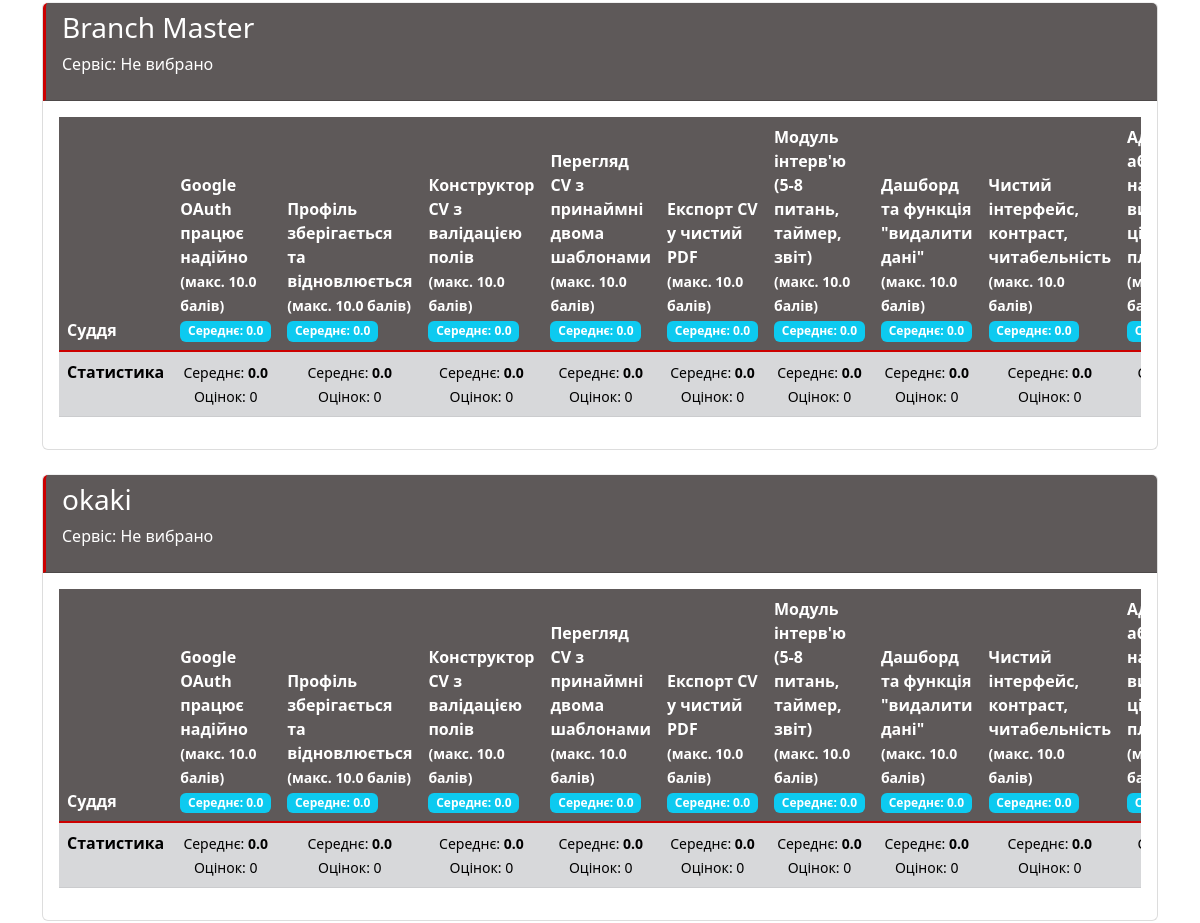
Page /admin-scores/ (signed in, middle part) on the earlier database version.
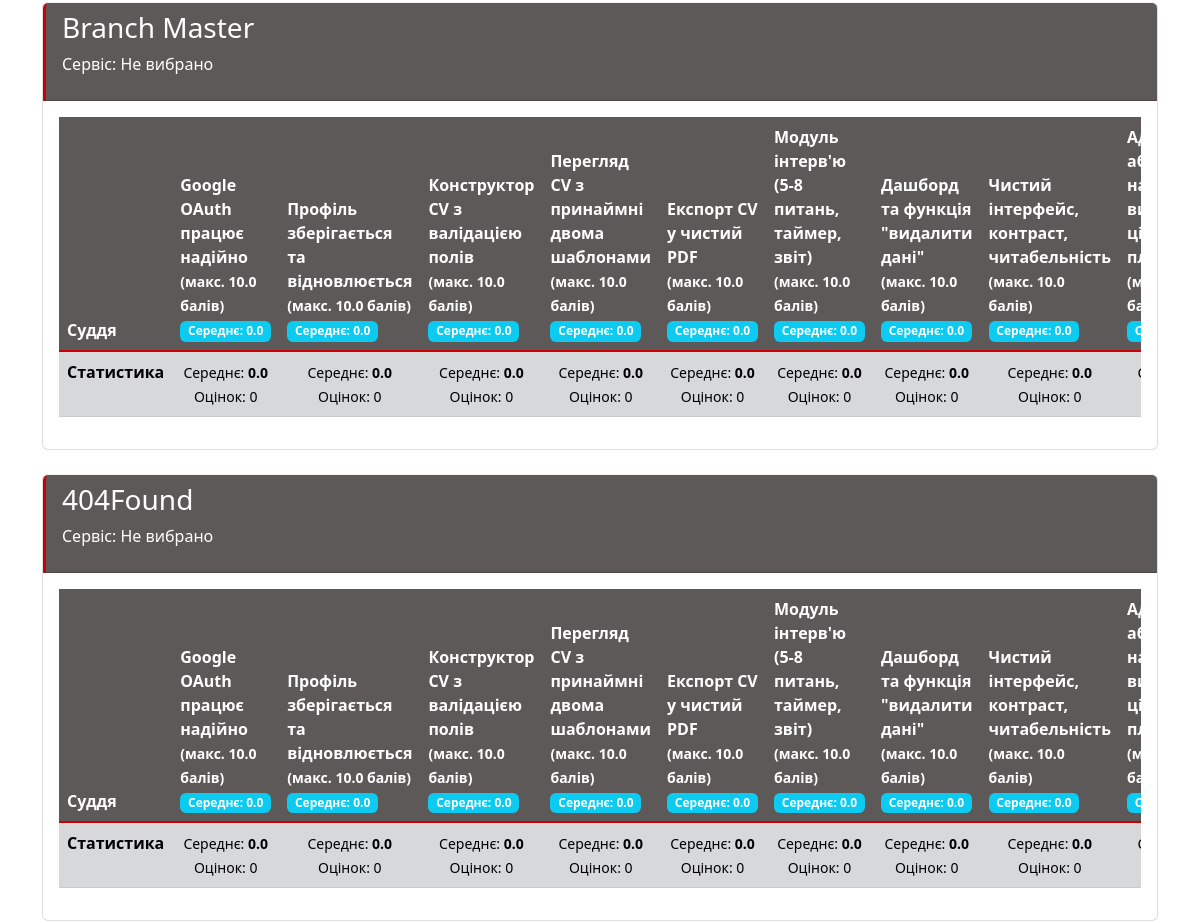
Same page on the later database version.
### judging/models.py (models this page shows, shortened)
class Team(models.Model):
    name = models.CharField(max_length=100)
    description = models.TextField(blank=True)
    members = models.TextField(blank=True, help_text="List of team members, one per line")
    members_info = models.TextField(blank=True, help_text="Additional information about team members in format: Student - leader, university, year of study")
    service = models.CharField(max_length=1, choices=SERVICE_CHOICES, blank=True, null=True, help_text="Service vector for the team")
    def get_average_scores(self):
        main_criteria = Criteria.objects.filter(type='main')
        bonus_criteria = []
        all_criteria = list(main_criteria) + list(bonus_criteria)
        avg_scores = {}
        for criteria in all_criteria:
            scores = Score.objects.filter(team=self, criteria=criteria)
            total_judges = scores.count()
            if total_judges > 0:
                avg_value = scores.aggregate(Avg('value'))['value__avg']
                avg_scores[criteria.name] = avg_value
            else:
                avg_scores[criteria.name] = 0
        return avg_scores
    def get_total_score(self):
        avg_scores = self.get_average_scores()
        return sum(avg_scores.values())

### judging/views.py (the view, shortened to what this page needs)
# urls.py: path('admin-scores/', views.admin_detailed_scores, name='admin_detailed_scores'),
@login_required
def admin_detailed_scores(request):
    if not (request.user.is_staff or request.user.is_superuser):
        messages.error(request, "У вас немає дозволу на перегляд детальних оцінок.")
        return redirect('results')
    teams = Team.objects.all()
    main_criteria = Criteria.objects.filter(type='main')
    bonus_criteria_by_service = {
        'A': list(Criteria.objects.filter(type='bonus_a')),
        'B': list(Criteria.objects.filter(type='bonus_b')),
        'C': list(Criteria.objects.filter(type='bonus_c')),
    }
    judges = User.objects.filter(score__isnull=False).distinct()
    detailed_results = []
    for team in teams:
        team_criteria = list(main_criteria)
        if team.service:
            team_criteria.extend(bonus_criteria_by_service.get(team.service, []))
        team_data = {
            'team': team,
            'service': team.get_service_display() if team.service else "Не вибрано",
            'judge_scores': {},
            'criteria_averages': {},  # Track average score for each criteria
            'criteria_list': team_criteria  # Store the list of criteria for this team
        }
        for criteria in team_criteria:
            team_data['criteria_averages'][criteria.id] = {
                'total': 0,
                'count': 0,
                'average': 0,
                'max_score': criteria.max_score
            }
        for criteria_id, data in team_data['criteria_averages'].items():
            if data['count'] > 0:
                data['average'] = data['total'] / data['count']
        team_data['avg_scores'] = team.get_average_scores()
        team_data['total_score'] = team.get_total_score()
        detailed_results.append(team_data)
    context = {
        'detailed_results': detailed_results,
        'main_criteria': main_criteria,
        'bonus_criteria_by_service': bonus_criteria_by_service,
        'judges': judges,
    }
    return render(request, 'judging/admin_detailed_scores.html', context)

### judging/templatetags/custom_filters.py (called while the page is built)
@register.filter
def get_item(dictionary, key):
    return dictionary.get(key)

### judging/templates/judging/admin_detailed_scores.html (shortened to what this page needs)
{% extends 'judging/base.html' %}
{% load custom_filters %}
{% block content %}
{% for result in detailed_results %}
<div class="card mb-4">
    <div class="card-header">
        <h3>{{ result.team.name }}</h3>
        <p>Сервіс: {{ result.service }}</p>
    </div>
    <div class="card-body">
        <div class="table-responsive">
            <table class="table table-striped table-hover">
                <thead>
                    <tr>
                        <th>Суддя</th>
                        {% for criteria in result.criteria_list %}
                            <th>
                                {{ criteria.name }}
                                <br><small>(макс. {{ criteria.max_score }} балів)</small>
                                <br><span class="badge bg-info">Середнє: {{ result.criteria_averages|get_item:criteria.id|get_item:'average'|floatformat:1 }}</span>
                            </th>
                        {% endfor %}
                    </tr>
                </thead>
                <tbody>
                    <tr class="table-secondary">
                        <td><strong>Статистика</strong></td>
                        {% for criteria in result.criteria_list %}
                            <td class="text-center">
                                <small>
                                    Середнє: <strong>{{ result.criteria_averages|get_item:criteria.id|get_item:'average'|floatformat:1 }}</strong><br>
                                    Оцінок: {{ result.criteria_averages|get_item:criteria.id|get_item:'count' }}
                                </small>
                            </td>
                        {% endfor %}
                    </tr>
                </tbody>
            </table>
        </div>
    </div>
</div>
{% empty %}
<div class="alert alert-warning">
    <p>Ще не подано жодних оцінок.</p>
</div>
{% endfor %}
{% endblock %}

Differences in the rows shown:
changed Team: team.name "okaki" → "404Found"
